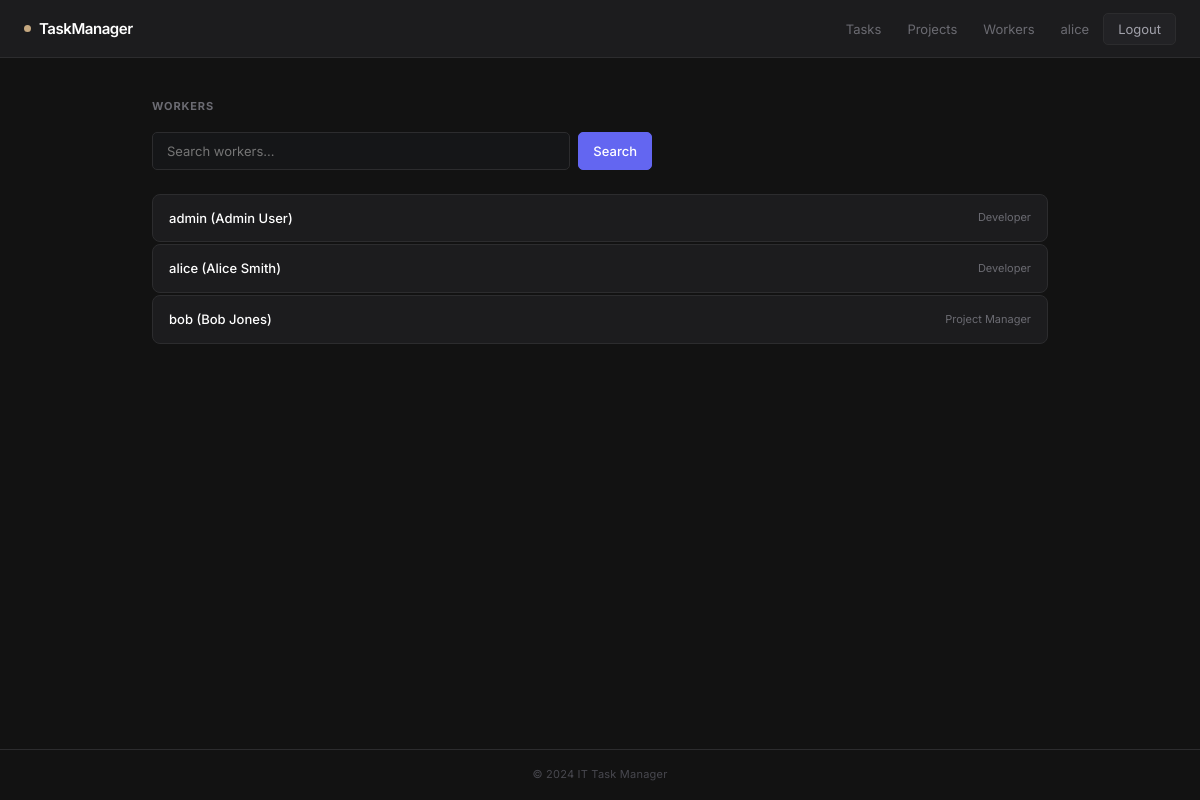
The page /workers/ (signed in) on the database its author committed.
### tasks/models.py (models this page shows, shortened)
class Worker(AbstractUser):
    position = models.ForeignKey(
        Position,
        on_delete=models.SET_NULL,
        null=True,
        blank=True,
        related_name="workers",
    )
    class Meta:
        ordering = ["username"]

class Position(models.Model):
    name = models.CharField(max_length=100, unique=True)
    class Meta:
        ordering = ["name"]
    def __str__(self):
        return self.name

### tasks/views.py (the view)
# urls.py: path("workers/", views.WorkerListView.as_view(), name="worker-list"),
class WorkerListView(LoginRequiredMixin, ListView):
    model = Worker
    template_name = "tasks/worker_list.html"
    context_object_name = "workers"
    paginate_by = 10
    def get_queryset(self):
        qs = Worker.objects.select_related("position")
        query = self.request.GET.get("q", "").strip()
        if query:
            qs = qs.filter(username__icontains=query)
        return qs
    def get_context_data(self, **kwargs):
        context = super().get_context_data(**kwargs)
        context["query_string"] = self.request.GET.urlencode()
        context["search_query"] = self.request.GET.get("q", "")
        return context

### templates/tasks/worker_list.html (shortened to what this page needs)
{% extends "base.html" %}
{% block content %}
<section class="list-section">
  <header class="list-section__header">
    <h2>Workers</h2>
  </header>
  <form method="get" class="form" style="display: flex; gap: 8px; margin-bottom: 24px; max-width: 500px;">
    <div style="flex: 1;">
      <input type="text" name="q" value="{{ query }}" placeholder="Search workers..." autocomplete="off">
    </div>
    <button type="submit" class="btn btn--primary">Search</button>
  </form>
  <ul class="task-list">
    {% for worker in workers %}
      <li class="task-item">
        <a class="task-item__name" href="{% url 'tasks:worker-detail' pk=worker.pk %}">
          {{ worker.username }} {% if worker.first_name or worker.last_name %}({{ worker.first_name }} {{ worker.last_name }}){% endif %}
        </a>
        {% if worker.position %}
          <span class="task-item__project">{{ worker.position }}</span>
        {% endif %}
      </li>
    {% empty %}
      <li class="task-item" style="color: var(--color-text-muted); justify-content: center;">
        No workers found.
      </li>
    {% endfor %}
  </ul>
</section>
{% endblock %}

### templates/base.html (shortened to what this page needs)
{% load static %}
<!DOCTYPE html>
<html lang="en">
<head>
  <link rel="stylesheet" href="{% static 'css/style.css' %}">
</head>
<body>
  <nav class="navbar">
    <a class="navbar__brand" href="{% url 'tasks:index' %}">TaskManager</a>
    <ul class="navbar__links">
      {% if user.is_authenticated %}
        <li><a href="{% url 'tasks:task-list' %}">Tasks</a></li>
        <li><a href="{% url 'tasks:project-list' %}">Projects</a></li>
        <li><a href="{% url 'tasks:worker-list' %}">Workers</a></li>
        <li>
          <a href="{% url 'tasks:worker-detail' pk=user.pk %}">
            {{ user.username }}
          </a>
        </li>
        <li>
          <form method="post" action="{% url 'tasks:logout' %}">
            <button type="submit" class="btn btn--link">Logout</button>
          </form>
        </li>
      {% else %}
        <li><a href="{% url 'tasks:login-page' %}">Login</a></li>
        <li><a href="{% url 'tasks:signup' %}">Sign up</a></li>
      {% endif %}
    </ul>
  </nav>
  <main class="main-content">
    {% block content %}{% endblock %}
  </main>
  <footer class="footer">
    <p>&copy; 2024 IT Task Manager</p>
  </footer>
</body>
</html>

### static/css/style.css (style rules this page uses)
:root { --color-bg: #121212; --color-surface: #1c1c1e; --color-surface-active: #262629; --color-surface-input: #151618; --color-border: #2c2c2e; --color-border-focus: #383838; --color-text: #ffffff; --color-text-muted: #6b6b72; --color-text-light: #a1a1aa; --color-accent: #c5a880; --color-primary: #6366f1; --color-primary-hover: #4f46e5; --color-focus-ring: rgba(99, 102, 241, 0.28); --priority-low: #34d399; --priority-medium: #fbbf24; --priority-high: #fb923c; --priority-critical: #f87171; --radius-sm: 5px; --radius-md: 8px; --radius-lg: 10px; --radius-xl: 16px; --font-sans: 'Inter', system-ui, -apple-system, sans-serif; --shadow-sm: 0 1px 2px rgba(0, 0, 0, 0.2); --shadow-md: 0 4px 12px rgba(0, 0, 0, 0.4); }
*, *::before, *::after { box-sizing: border-box; margin: 0; padding: 0; }
body { font-family: var(--font-sans); background: var(--color-bg); color: var(--color-text-light); line-height: 1.6; min-height: 100vh; display: flex; flex-direction: column; -webkit-font-smoothing: antialiased; }
a { color: var(--color-primary); text-decoration: none; cursor: pointer; }
.navbar { background: var(--color-surface); border-bottom: 1px solid var(--color-border); padding: 0 1.5rem; height: 58px; display: flex; align-items: center; justify-content: space-between; }
.navbar__brand { font-size: 15px; font-weight: 600; color: var(--color-text); letter-spacing: -0.03em; display: flex; align-items: center; gap: 8px; }
.navbar__brand::before { content: ''; width: 7px; height: 7px; border-radius: 50%; background: var(--color-accent); flex-shrink: 0; display: inline-block; }
.navbar__links { list-style: none; display: flex; align-items: center; gap: 2px; }
.navbar__links a, .navbar__links .user-link { font-size: 13px; color: var(--color-text-muted); padding: 6px 12px; border-radius: var(--radius-sm); transition: color 0.15s; }
.main-content { flex: 1; max-width: 960px; width: 100%; margin: 2.5rem auto; padding: 0 2rem; display: grid; gap: 32px; }
.footer { border-top: 1px solid var(--color-border); padding: 16px 0; text-align: center; font-size: 11px; color: #48484f; letter-spacing: 0.02em; }
.btn { display: inline-flex; align-items: center; justify-content: center; background: #222225; border: 1px solid var(--color-border); color: var(--color-text-light); padding: 7px 14px; border-radius: var(--radius-sm); font-size: 13px; font-weight: 400; cursor: pointer; font-family: inherit; transition: background 0.15s, border-color 0.15s, color 0.15s; }
.btn--primary { background: var(--color-primary); border-color: var(--color-primary); color: var(--color-text); font-weight: 500; }
.list-section__header { display: flex; justify-content: space-between; align-items: center; margin-bottom: 16px; }
.list-section__header h2 { font-size: 11px; color: var(--color-text-muted); text-transform: uppercase; letter-spacing: 0.08em; }
.task-list { display: flex; flex-direction: column; gap: 2px; }
.task-item { display: flex; align-items: center; gap: 12px; padding: 13px 16px; background: var(--color-surface); border: 1px solid var(--color-border); border-radius: var(--radius-md); transition: background 0.15s; }
.task-item__name { flex: 1; font-size: 13px; font-weight: 500; color: var(--color-text); }
.task-item__project { font-size: 11px; color: var(--color-text-muted); }
.form input[type="text"], .form input[type="email"], .form input[type="password"], .form input[type="date"], .form select, .form textarea { width: 100%; padding: 10px 14px; background: var(--color-surface-input); border: 1px solid var(--color-border); border-radius: var(--radius-sm); font-size: 13px; color: var(--color-text); font-family: inherit; transition: border-color 0.15s, box-shadow 0.15s; }

### rows shown on the page
Worker: username "alice", first_name "Alice", last_name "Smith", position "Developer"
Worker: username "admin", first_name "Admin", last_name "User", position "Developer"
Worker: username "bob", first_name "Bob", last_name "Jones", position "Project Manager"
